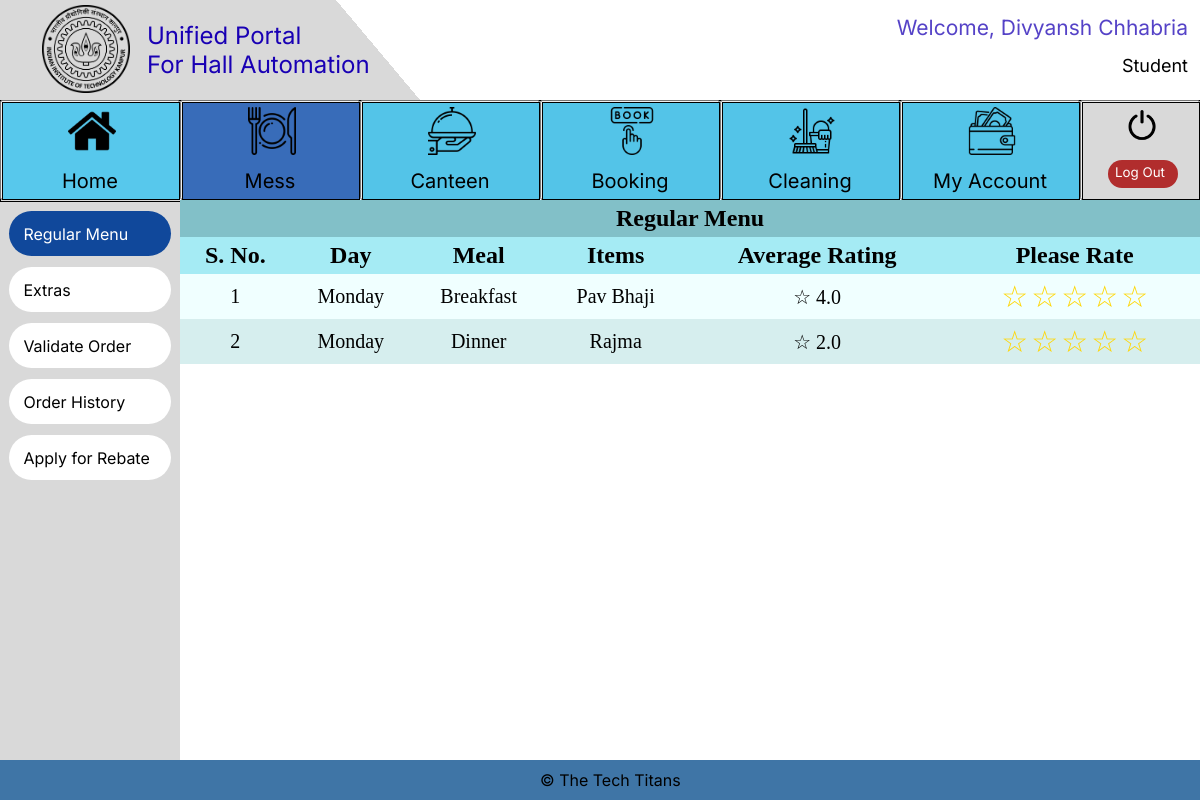
Before: /Mess/Student_Regular_Menu (signed in) with the older database file.
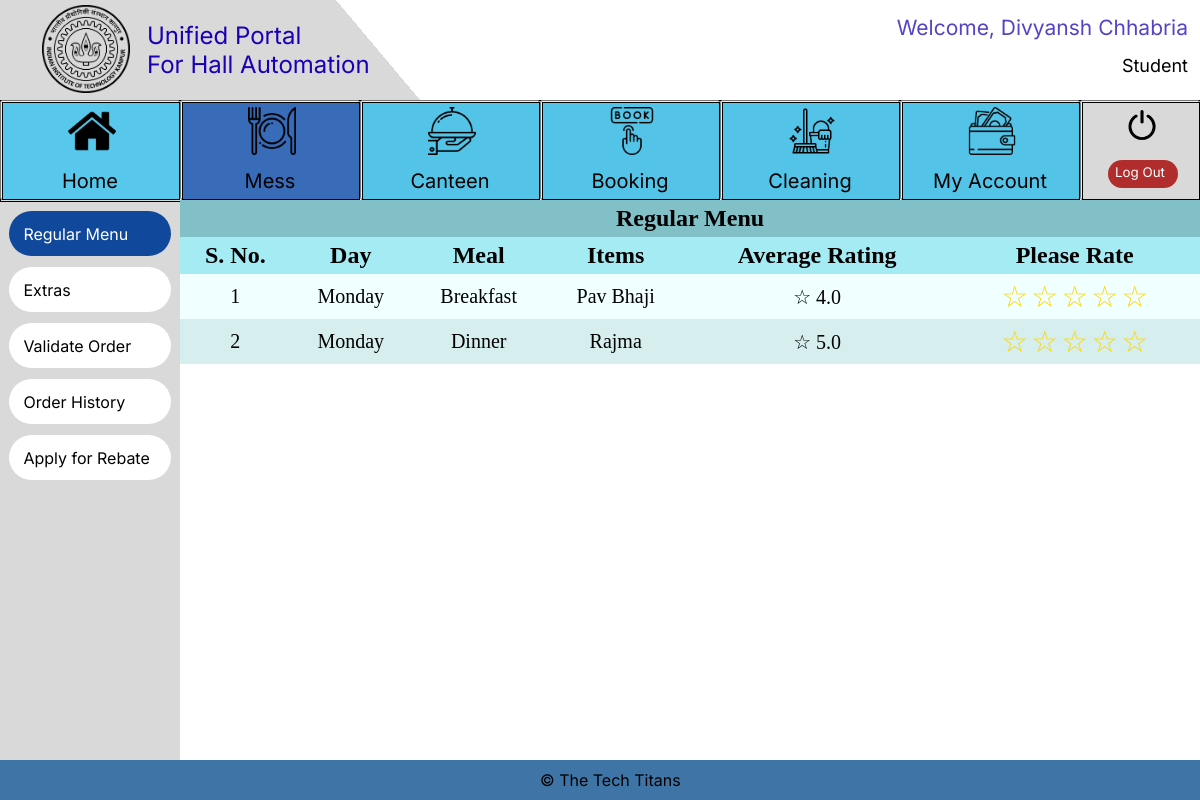
After: the same page with the newer database file.
### Mess/models.py (models this page shows)
class Regular_menu(models.Model):
    Day_Choices = (
        ("Monday", "Mon"),
        ("Tuesday", "Tues"),
        ("Wednesday", "Wed"),
        ("Thursday", "Thu"),
        ("Friday", "Fri"),
        ("Saturday", "Sat"),
        ("Sunday", "Sun"),
    )
    Meal_Choices = (("Breakfast", "B"), ("Lunch", "L"), ("Dinner", "D"))
    Day = models.CharField(
        max_length=9,
        choices=Day_Choices,
        default="Mon",
    )
    Meal = models.CharField(
        max_length=9,
        choices=Meal_Choices,
        default="B",
    )
    Items = models.CharField(
        max_length=100,
    )
    Rating = models.FloatField(
        default=0.0,
    )

### Mess/views.py (the view, shortened to what this page needs)
# urls.py: path('Student_Regular_Menu', views.Student_Regular_Menu, name='Student_Regular_Menu'),
def Student_Regular_Menu(request):
    if request.user.is_authenticated:
        if request.user.designation == "Student":
            regular_menu = Regular_menu.objects.all()
            return render(
                request, "Student_Regular_Menu.html", context={"menu": regular_menu}
            )
        else:
            return render(request, "Error.html")
    else:
        return render(request, "Error.html")

### Mess/templates/Student_Regular_Menu.html (shortened to what this page needs)
{%include "student_base.html"%} {%load static%}
<html lang="en">
<head>
  <link rel="stylesheet" href="{%static 'styles.css'%}" />
</head>
<body>
  <div class="main_div">
    <table cellspacing="0" cellpadding="5em">
      <tr>
        <th colspan="6" class="main_head">Regular Menu</th>
      </tr>
      <tr>
        <th>S. No.</th>
        <th>Day</th>
        <th>Meal</th>
        <th>Items</th>
        <th>Average Rating</th>
        <th>Please Rate</th>
      </tr>
      {%for item in menu%}
      <tr>
        <td>{{ forloop.counter }}</td>
        <td>{{item.Day}}</td>
        <td>{{item.Meal}}</td>
        <td>{{item.Items}}</td>
          <td>
            {%if item.Rating%}
             ☆ {{item.Rating}}
            {% else %}
            Be the first one to rate
            {% endif %}
          </td>
        <form method="POST" action="Student_Regular_Menu">
          <td>
            <div class="rating">
                id="5_{{item.id}}"><label for="5_{{item.id}}">☆</label>
                id="4_{{item.id}}"><label for="4_{{item.id}}">☆</label>
                id="3_{{item.id}}"><label for="3_{{item.id}}">☆</label>
                id="2_{{item.id}}"><label for="2_{{item.id}}">☆</label>
                id="1_{{item.id}}"><label for="1_{{item.id}}">☆</label>
            </div>
          </td>
        </form>
      </tr>
      {% endfor %}
    </table>
  </div>
</body>
</html>

Changed rows visible on the page:
changed Regular_menu "Dinner": Rating "2.0" → "5.0"
